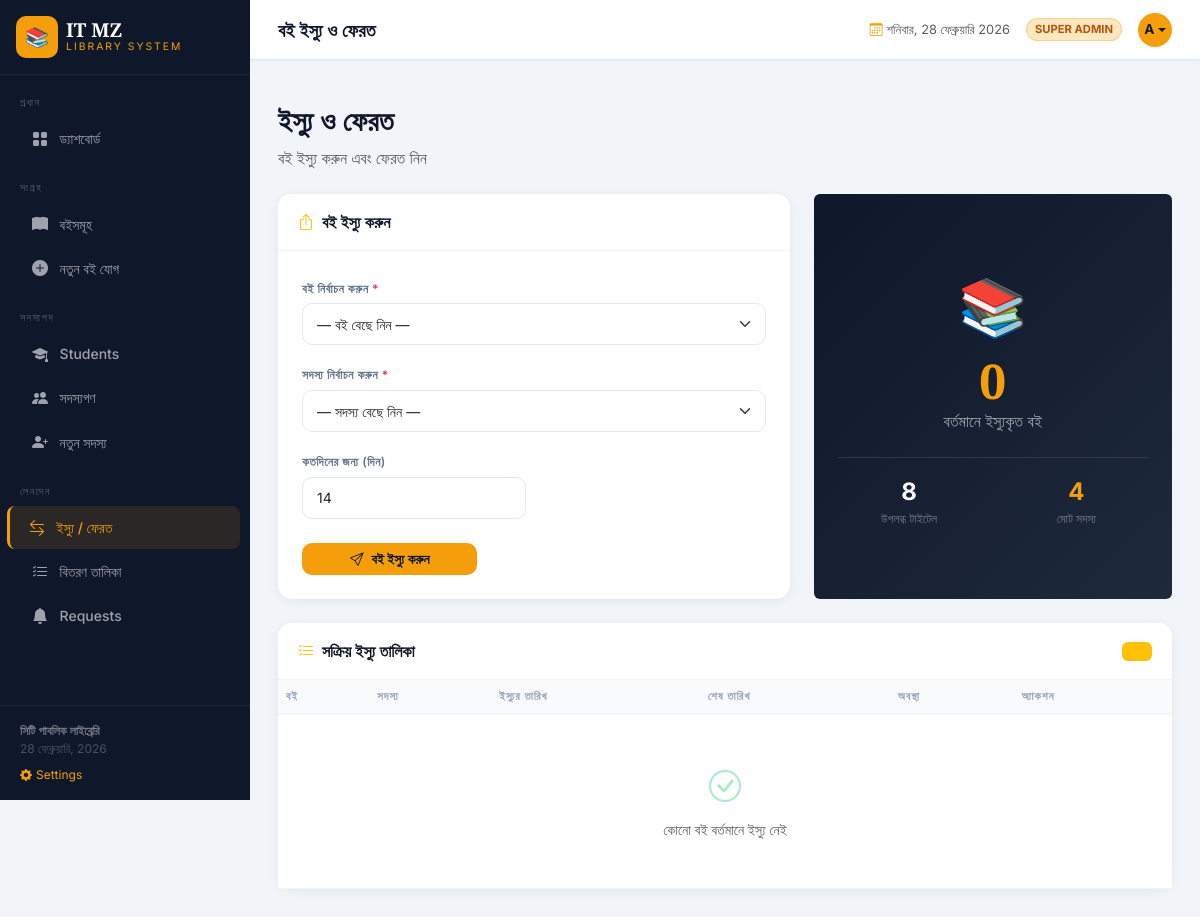
/borrow (signed in), run on the app's committed database.
### tables this page shows
CREATE TABLE settings (
        key TEXT PRIMARY KEY,
        value TEXT
    );

### app.py (the view, shortened to what this page needs)
@app.route('/borrow', methods=['GET', 'POST'])
@admin_required
def borrow():
    conn = get_db()
    books_list   = conn.execute('SELECT * FROM books WHERE available_copies > 0 ORDER BY title').fetchall()
    members_list = conn.execute('SELECT * FROM members WHERE active=1 ORDER BY name').fetchall()
    borrowings   = conn.execute("""
        SELECT br.*, b.title, b.cover_color, m.name as member_name
        FROM borrowings br JOIN books b ON br.book_id=b.id JOIN members m ON br.member_id=m.id
        WHERE br.status='borrowed' ORDER BY br.borrow_date DESC
    """).fetchall()
    conn.close()
    return render_template('borrow.html', books=books_list, members=members_list, borrowings=borrowings)

### app.py (called while the page is built)
def admin_required(f):
    @wraps(f)
    def decorated(*args, **kwargs):
        if not session.get('logged_in'):
            flash('এই পেজটি দেখতে লগইন করুন।', 'info')
            return redirect(url_for('login', next=request.path))
        if not session.get('is_admin'):
            flash('এই কাজটি করার অনুমতি আপনার নেই।', 'error')
            return redirect(url_for('books'))
        return f(*args, **kwargs)
    return decorated

def get_db():
    conn = sqlite3.connect(DB_PATH)
    conn.row_factory = sqlite3.Row
    return conn

def get_settings():
    conn = get_db()
    rows = conn.execute('SELECT key, value FROM settings').fetchall()
    conn.close()
    return {row['key']: row['value'] for row in rows}

@app.context_processor
def inject_settings():
    return dict(site=get_settings())

### templates/borrow.html (shortened to what this page needs)
{% extends 'base.html' %}
{% block topbar_title %}বই ইস্যু ও ফেরত{% endblock %}
{% block content %}
<div class="d-flex justify-content-between align-items-start mb-4 page-header">
    <div><h1>ইস্যু ও ফেরত</h1><p class="text-muted mb-0">বই ইস্যু করুন এবং ফেরত নিন</p></div>
</div>
<div class="row g-4 mb-4">
    <div class="col-lg-7">
        <div class="card content-card h-100">
            <div class="card-header"><i class="bi bi-box-arrow-up me-2 text-warning"></i>বই ইস্যু করুন</div>
            <div class="card-body p-4">
                <form method="POST">
                    <div class="row g-3">
                        <div class="col-12">
                            <label class="form-label">বই নির্বাচন করুন <span class="text-danger">*</span></label>
                            <select name="book_id" class="form-select" required>
                                <option value="">— বই বেছে নিন —</option>
                            </select>
                        </div>
                        <div class="col-12">
                            <label class="form-label">সদস্য নির্বাচন করুন <span class="text-danger">*</span></label>
                            <select name="member_id" class="form-select" required>
                                <option value="">— সদস্য বেছে নিন —</option>
                            </select>
                        </div>
                        <div class="col-md-6">
                            <label class="form-label">কতদিনের জন্য (দিন)</label>
                            <input type="number" name="days" class="form-control" value="14" min="1" max="90">
                        </div>
                        <div class="col-12 pt-2">
                            <button type="submit" class="btn btn-gold px-5"><i class="bi bi-send me-2"></i>বই ইস্যু করুন</button>
                        </div>
                    </div>
                </form>
            </div>
        </div>
    </div>
    <div class="col-lg-5">
        <div class="card h-100 border-0 text-white" style="background:linear-gradient(135deg,#0f172a,#1e293b)">
            <div class="card-body d-flex flex-column justify-content-center align-items-center text-center p-4">
                <div style="font-size:3.5rem;margin-bottom:.5rem">📚</div>
                <div style="font-family:'Playfair Display',serif;font-size:3rem;font-weight:900;color:var(--gold);line-height:1">{{ borrowings|length }}</div>
                <div class="mt-1 mb-4" style="color:rgba(255,255,255,.6)">বর্তমানে ইস্যুকৃত বই</div>
                <div class="border-top w-100 pt-3" style="border-color:rgba(255,255,255,.1)!important">
                    <div class="row text-center">
                        <div class="col">
                            <div style="font-size:1.5rem;font-weight:700;color:#fff">{{ books|length }}</div>
                            <div style="font-size:.75rem;color:rgba(255,255,255,.4)">উপলব্ধ টাইটেল</div>
                        </div>
                        <div class="col">
                            <div style="font-size:1.5rem;font-weight:700;color:var(--gold)">{{ members|length }}</div>
                            <div style="font-size:.75rem;color:rgba(255,255,255,.4)">মোট সদস্য</div>
                        </div>
                    </div>
                </div>
            </div>
        </div>
    </div>
</div>
<div class="card content-card">
    <div class="card-header d-flex justify-content-between align-items-center">
        <span><i class="bi bi-list-check me-2 text-warning"></i>সক্রিয় ইস্যু তালিকা</span>
        <span class="badge bg-warning bg-opacity-15 text-warning">{{ borrowings|length }} টি</span>
    </div>
    <div class="card-body p-0">
        <div class="table-responsive">
            <table class="table mb-0">
                <thead><tr><th>বই</th><th>সদস্য</th><th>ইস্যুর তারিখ</th><th>শেষ তারিখ</th><th>অবস্থা</th><th>অ্যাকশন</th></tr></thead>
                <tbody>
                    {% for b in borrowings %}
                    <tr>
                        <td>
                            <div class="d-flex align-items-center gap-3">
                                <div class="book-cover-sm" style="background:{{ b.cover_color }}"><i class="bi bi-book-fill"></i></div>
                                <span class="fw-semibold">{{ b.title }}</span>
                            </div>
                        </td>
                        <td class="fw-medium">{{ b.member_name }}</td>
                        <td class="text-muted small">{{ b.borrow_date[:10] }}</td>
                        <td class="fw-semibold small {% if b.due_date < '2026-02-26' %}text-danger{% endif %}">{{ b.due_date }}</td>
                        <td>
                            {% if b.due_date < '2026-02-26' %}
                            <span class="badge bg-danger bg-opacity-15 text-danger"><i class="bi bi-exclamation-triangle me-1"></i>মেয়াদোত্তীর্ণ</span>
                            {% else %}
                            <span class="badge bg-warning bg-opacity-15 text-warning">ইস্যুকৃত</span>
                            {% endif %}
                        </td>
                        <td>
                            <form method="POST" action="{{ url_for('return_book', borrow_id=b.id) }}" onsubmit="return confirm('বইটি ফেরত নেবেন?')">
                                <button type="submit" class="btn btn-sm btn-outline-success"><i class="bi bi-arrow-return-left me-1"></i>ফেরত নিন</button>
                            </form>
                        </td>
                    </tr>
                    {% else %}
                    <tr><td colspan="6" class="text-center py-5 text-muted"><i class="bi bi-check-circle" style="font-size:2rem;color:#2ECC71;opacity:.4;display:block;margin-bottom:.5rem"></i>কোনো বই বর্তমানে ইস্যু নেই</td></tr>
                    {% endfor %}
                </tbody>
            </table>
        </div>
    </div>
</div>
{% endblock %}

### templates/base.html (shortened to what this page needs)
<!DOCTYPE html>
<html lang="bn">
<head>
    <link href="https://cdnjs.cloudflare.com/ajax/libs/bootstrap/5.3.2/css/bootstrap.min.css" rel="stylesheet">
    <link href="https://cdnjs.cloudflare.com/ajax/libs/bootstrap-icons/1.11.3/font/bootstrap-icons.min.css" rel="stylesheet">
</head>
<body>
<nav id="sidebar">
    <div class="sidebar-brand d-flex align-items-center gap-2 p-3 border-bottom" style="border-color:rgba(255,255,255,.07)!important">
        <div class="brand-icon" style="overflow:hidden">
            {% if site.logo_type == 'image' %}
            <img src="{{ site.library_logo }}" style="width:100%;height:100%;object-fit:cover;border-radius:10px" alt="logo">
            {% else %}
            {{ site.library_logo }}
            {% endif %}
        </div>
        <div>
            <div class="brand-name">{{ site.library_name }}</div>
            <div class="brand-sub">{{ site.library_tagline }}</div>
        </div>
    </div>
    <div class="sidebar-nav flex-grow-1 py-2">
        <div class="nav-section">প্রধান</div>
        {% if session.get("is_admin") %}
        <a href="{{ url_for('dashboard') }}" class="nav-link {% if request.endpoint=='dashboard' %}active{% endif %}"><i class="bi bi-grid-fill"></i> ড্যাশবোর্ড</a>
        {% endif %}
        <div class="nav-section mt-2">সংগ্রহ</div>
        <a href="{{ url_for('books') }}" class="nav-link {% if request.endpoint=='books' %}active{% endif %}"><i class="bi bi-book-fill"></i> বইসমূহ</a>
        {% if session.get("is_admin") %}
        <a href="{{ url_for('add_book') }}" class="nav-link {% if request.endpoint=='add_book' %}active{% endif %}"><i class="bi bi-plus-circle-fill"></i> নতুন বই যোগ</a>
        <div class="nav-section mt-2">সদস্যপদ</div>
        <a href="{{ url_for('students') }}" class="nav-link {% if request.endpoint=='students' %}active{% endif %}"><i class="bi bi-mortarboard-fill"></i> Students</a>
        <a href="{{ url_for('members') }}" class="nav-link {% if request.endpoint=='members' %}active{% endif %}"><i class="bi bi-people-fill"></i> সদস্যগণ</a>
        <a href="{{ url_for('add_member') }}" class="nav-link {% if request.endpoint=='add_member' %}active{% endif %}"><i class="bi bi-person-plus-fill"></i> নতুন সদস্য</a>
        <div class="nav-section mt-2">লেনদেন</div>
        <a href="{{ url_for('borrow') }}" class="nav-link {% if request.endpoint=='borrow' %}active{% endif %}"><i class="bi bi-arrow-left-right"></i> ইস্যু / ফেরত</a>
        <a href="{{ url_for('issued_books') }}" class="nav-link {% if request.endpoint=='issued_books' %}active{% endif %}"><i class="bi bi-list-check"></i> বিতরণ তালিকা</a>
        <a href="{{ url_for('requests_list') }}" class="nav-link {% if request.endpoint=='requests_list' %}active{% endif %}"><i class="bi bi-bell-fill"></i> Requests</a>
        {% endif %}
    </div>
    <div class="sidebar-footer">
    <div class="fw-semibold" style="color:rgba(255,255,255,.4)">{{ site.library_footer }}</div>
    <div id="sidebar-date"></div>
    {% if session.get('is_super') %}
    <a href="{{ url_for('settings') }}" class="d-block mt-2" style="color:var(--gold);font-size:.75rem;text-decoration:none">
        <i class="bi bi-gear-fill me-1"></i>Settings
    </a>
    {% endif %}
</div>
</nav>
<div id="main">
    <div class="topbar">
        <div class="topbar-title">{% block topbar_title %}{% endblock %}</div>
        <div class="d-flex align-items-center gap-3">
            <span class="text-muted d-none d-md-inline" style="font-size:.8rem">
                <i class="bi bi-calendar3 me-1" style="color:var(--gold)"></i><span id="live-date"></span>
            </span>
            {% if session.get("is_admin") %}
                {% if session.get("is_super") %}
                <span class="admin-badge" style="background:rgba(245,158,11,.25);color:#b45309">SUPER ADMIN</span>
                {% else %}
                <span class="admin-badge">ADMIN</span>
                {% endif %}
                <div class="dropdown">
                    <button class="topbar-av border-0 dropdown-toggle" style="cursor:pointer"
                            data-bs-toggle="dropdown" aria-expanded="false">
                        {{ session.get("username", "A")[0].upper() }}
                    </button>
                </div>
            {% endif %}
        </div>
    </div>
    <div class="page-body pb-0 pt-3">
    </div>
    <div class="page-body">{% block content %}{% endblock %}</div>
</div>
</body>
</html>

### templates/base.html (style rules this page uses)
:root { --sidebar-bg:#0f172a; --sidebar-w:250px; --gold:#f59e0b; --gold-light:#fcd34d; }
body { font-family:'Inter',sans-serif; background:#f1f5f9; }
#sidebar { width:var(--sidebar-w); min-height:100vh; background:var(--sidebar-bg); position:fixed; top:0; left:0; display:flex; flex-direction:column; z-index:1000; }
.brand-icon { width:42px;height:42px;background:var(--gold);border-radius:10px;display:inline-flex;align-items:center;justify-content:center;font-size:1.2rem;color:#0f172a;font-weight:800; }
.brand-name { font-family:'Playfair Display',serif;font-size:1.2rem;font-weight:700;color:#fff;line-height:1; }
.brand-sub { font-size:.65rem;letter-spacing:2px;text-transform:uppercase;color:var(--gold); }
.nav-section { font-size:.65rem;letter-spacing:1.5px;text-transform:uppercase;color:rgba(255,255,255,.3);padding:.75rem 1.25rem .35rem; }
.sidebar-nav .nav-link { color:rgba(255,255,255,.6);padding:.6rem 1.25rem;border-radius:8px;margin:1px 10px;font-size:.875rem;font-weight:500;display:flex;align-items:center;gap:.6rem;transition:all .15s; }
.sidebar-nav .nav-link i { font-size:1rem;width:20px;text-align:center; }
.sidebar-nav .nav-link.active { color:var(--gold);background:rgba(245,158,11,.12);border-left:3px solid var(--gold);margin-left:7px;padding-left:calc(1.25rem - 3px); }
#main { margin-left:var(--sidebar-w);min-height:100vh;display:flex;flex-direction:column; }
.topbar { background:#fff;height:60px;padding:0 1.75rem;display:flex;align-items:center;justify-content:space-between;border-bottom:1px solid #e2e8f0;position:sticky;top:0;z-index:999;box-shadow:0 1px 4px rgba(0,0,0,.04); }
.topbar-title { font-family:'Playfair Display',serif;font-size:1.15rem;font-weight:700;color:#0f172a; }
.topbar-av { width:34px;height:34px;background:var(--gold);border-radius:50%;display:flex;align-items:center;justify-content:center;font-weight:700;font-size:.85rem;color:#0f172a; }
.page-body { padding:1.75rem;flex:1; }
.content-card { border:none;border-radius:14px;box-shadow:0 2px 12px rgba(0,0,0,.06); }
.content-card .card-header { background:#fff;border-bottom:1px solid #f1f5f9;border-radius:14px 14px 0 0!important;padding:1rem 1.25rem;font-family:'Playfair Display',serif;font-weight:700;font-size:1rem;color:#0f172a; }
.table th { font-size:.7rem;letter-spacing:1px;text-transform:uppercase;color:#94a3b8;font-weight:600;border-bottom:2px solid #f1f5f9;background:#f8fafc; }
.table td { vertical-align:middle;font-size:.875rem;border-bottom:1px solid #f1f5f9;color:#334155; }
.form-label { font-size:.75rem;font-weight:600;text-transform:uppercase;letter-spacing:.5px;color:#64748b;margin-bottom:.35rem; }
.form-control,.form-select { border:1.5px solid #e2e8f0;border-radius:10px;font-size:.875rem;padding:.6rem .875rem; }
.btn { font-weight:600;font-size:.85rem;border-radius:10px; }
.btn-gold { background:var(--gold);color:#0f172a;border:none; }
.page-header h1 { font-family:'Playfair Display',serif;font-size:1.75rem;font-weight:900;color:#0f172a; }
.badge { font-weight:600;font-size:.7rem; }
.sidebar-footer { margin-top:auto;padding:1rem 1.25rem;border-top:1px solid rgba(255,255,255,.07);font-size:.75rem;color:rgba(255,255,255,.25); }
.admin-badge { background:rgba(245,158,11,.15);color:var(--gold);border:1px solid rgba(245,158,11,.3);font-size:.7rem;font-weight:700;padding:2px 8px;border-radius:20px; }

### data on the page
settings: library_name "IT MZ"
settings: library_tagline "LIBRARY SYSTEM"
settings: library_footer "সিটি পাবলিক লাইব্রেরি"

### other printed values
{{ site.library_logo }} "📚"
{{ session.get("username", "A")[0].upper() }} "A"
{{ borrowings|length }} "0"
{{ books|length }} "8"
{{ members|length }} "4"
